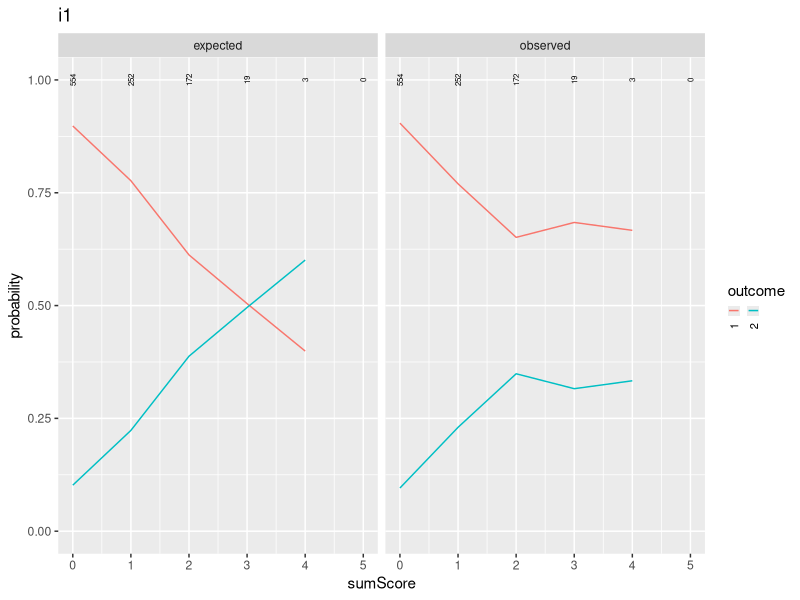
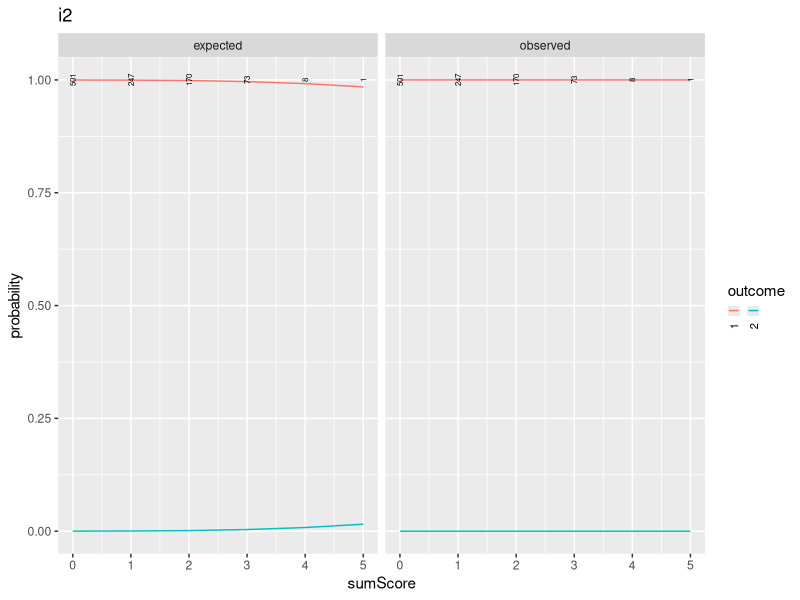
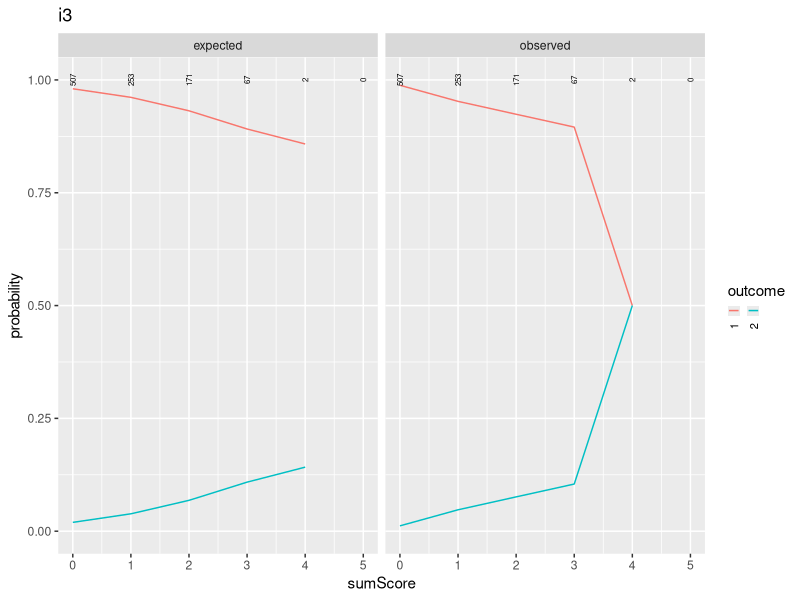
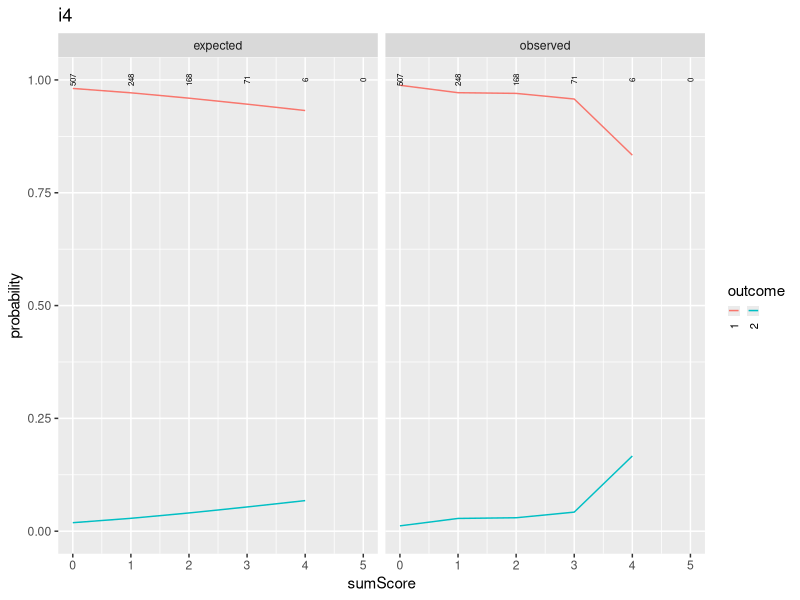
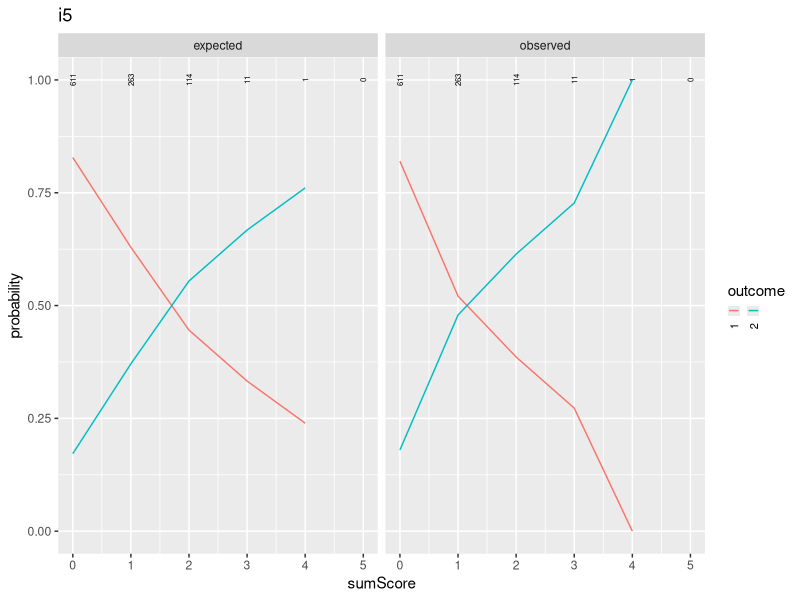
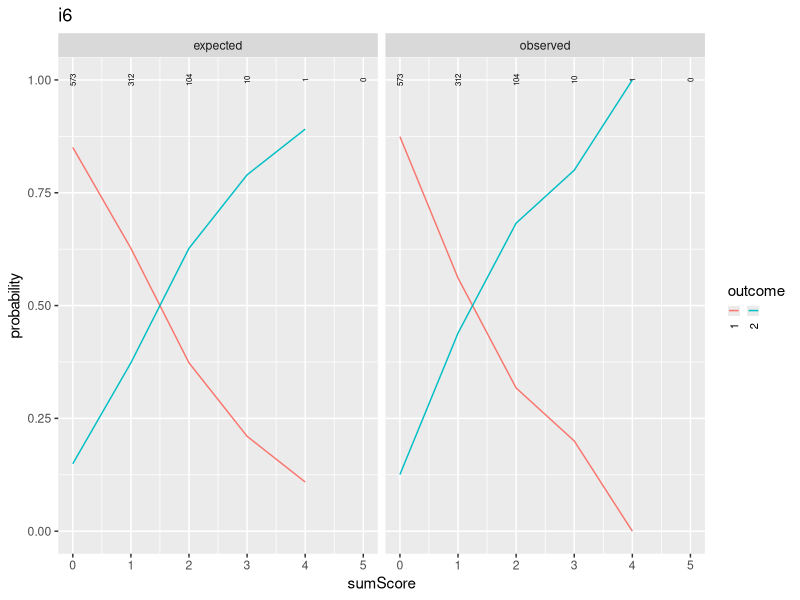
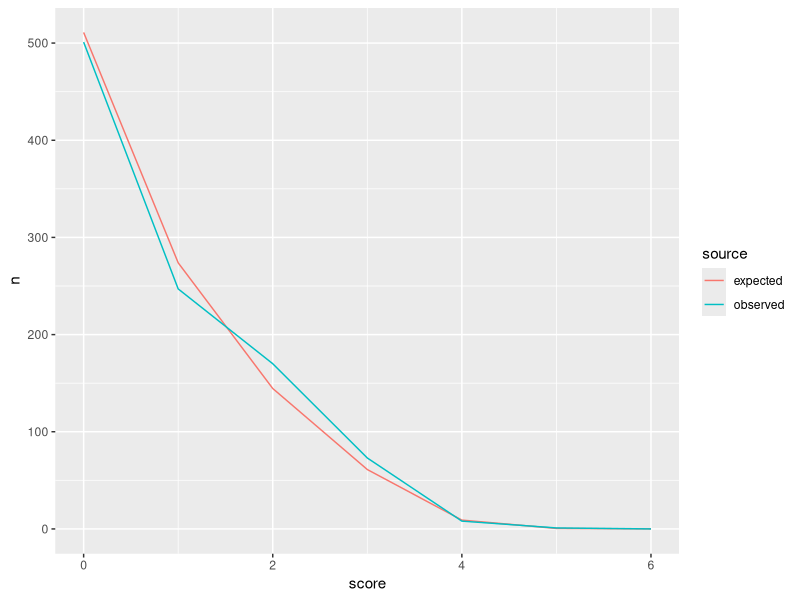

Reproduce these figures in R, in order.
## ---- cache=FALSE, include=FALSE-----------------------------------------
library(knitr)
library(rpf)
library(ggplot2)
library(reshape2)
library(gridExtra)
opts_chunk$set(echo=TRUE)

## ------------------------------------------------------------------------
spec <- list()
spec[1:6] <- rpf.grm(factors=2)
gen.param <- sapply(spec, rpf.rparam)
colnames(gen.param) <- paste("i", 1:ncol(gen.param), sep="")
gen.param[2,] <- c(0,0,.5,.5,1,1)

resp <- rpf.sample(1000, spec, gen.param)

# hide latent factor that we don't know about
tspec <- list()
tspec[1:length(spec)] <- rpf.grm(factors=1)

grp <- list(spec=tspec, param=gen.param[-2,], mean=c(0), cov=diag(1), data=resp)

ChenThissen1997(grp)

## ------------------------------------------------------------------------
(got <- SitemFit(grp))

## ---- echo=FALSE,fig.height=2.5------------------------------------------
SSplot <- function(sout, itemName, showSampleSize=TRUE) {
    s1 <- sout[[itemName]]
    obs <- s1$orig.observed
    ex <- s1$orig.expected
    rowTotal <- apply(obs, 1, sum)
    mask <- rowTotal > 0
    obs <- (obs / rowTotal)[mask,]
    ex <- (ex / rowTotal)[mask,]
    ss <- data.frame(sscore=as.numeric(names(rowTotal)), n=rowTotal)
    both <- rbind(cbind(type="expected", melt(ex)),
                  cbind(type="observed", melt(obs)))
    both$outcome <- factor(both$outcome, colnames(obs))
    plot <- ggplot(both, aes(x=sumScore, y=value)) + facet_wrap(~type) + ylim(0,1) +
        labs(y="probability", title=itemName)
    guide.style <- guide_legend(keywidth=.1, keyheight=.5, direction = "horizontal", title.position = "top",
                                label.position="bottom", label.hjust = 0.5, label.vjust = .5,
                                label.theme = element_text(angle = 90, size=8))
    plot <- plot + geom_line(aes(color=outcome)) + guides(color = guide.style)
    if (showSampleSize) {
        plot <- plot + geom_text(data=ss, aes(label=n, x=sscore), y = 1, size=2, angle=90)
    }
    plot
}
SSplot(got, "i1")
SSplot(got, "i2")
SSplot(got, "i3")
SSplot(got, "i4")
SSplot(got, "i5")
SSplot(got, "i6")

## ------------------------------------------------------------------------
(got <- sumScoreEAP(grp))

## ---- echo=FALSE,fig.height=2.5------------------------------------------
got <- sumScoreEAPTest(grp)
df <- data.frame(score=as.numeric(rownames(got$tbl)),
            expected=got$tbl[,'p'] * got$n, observed=got$observed)
df <- melt(df, id="score", variable.name="source", value.name="n")
ggplot(df, aes(x=score, y=n, color=source)) + geom_line()

## ------------------------------------------------------------------------
  data(science)
  spec <- list()
  spec[1:25] <- rpf.nrm(outcomes=3, T.c = lower.tri(diag(2),TRUE) * -1)
  param <- rbind(a=1, alf1=1, alf2=0,
        gam1=sfif$MEASURE + sfsf[sfsf$CATEGORY==1,"Rasch.Andrich.threshold.MEASURE"],
        gam2=sfif$MEASURE + sfsf[sfsf$CATEGORY==2,"Rasch.Andrich.threshold.MEASURE"])
  colnames(param) <- sfif$NAME
  iorder <- match(sfif$NAME, colnames(sfpf))
  responses <- sfpf[,iorder]
  rownames(responses) <- sfpf$NAME
  
  rpf.1dim.fit(spec, param, responses, sfpf$MEASURE, 2, wh.exact=TRUE)
  head(rpf.1dim.fit(spec, param, responses, sfpf$MEASURE, 1, wh.exact=TRUE))
